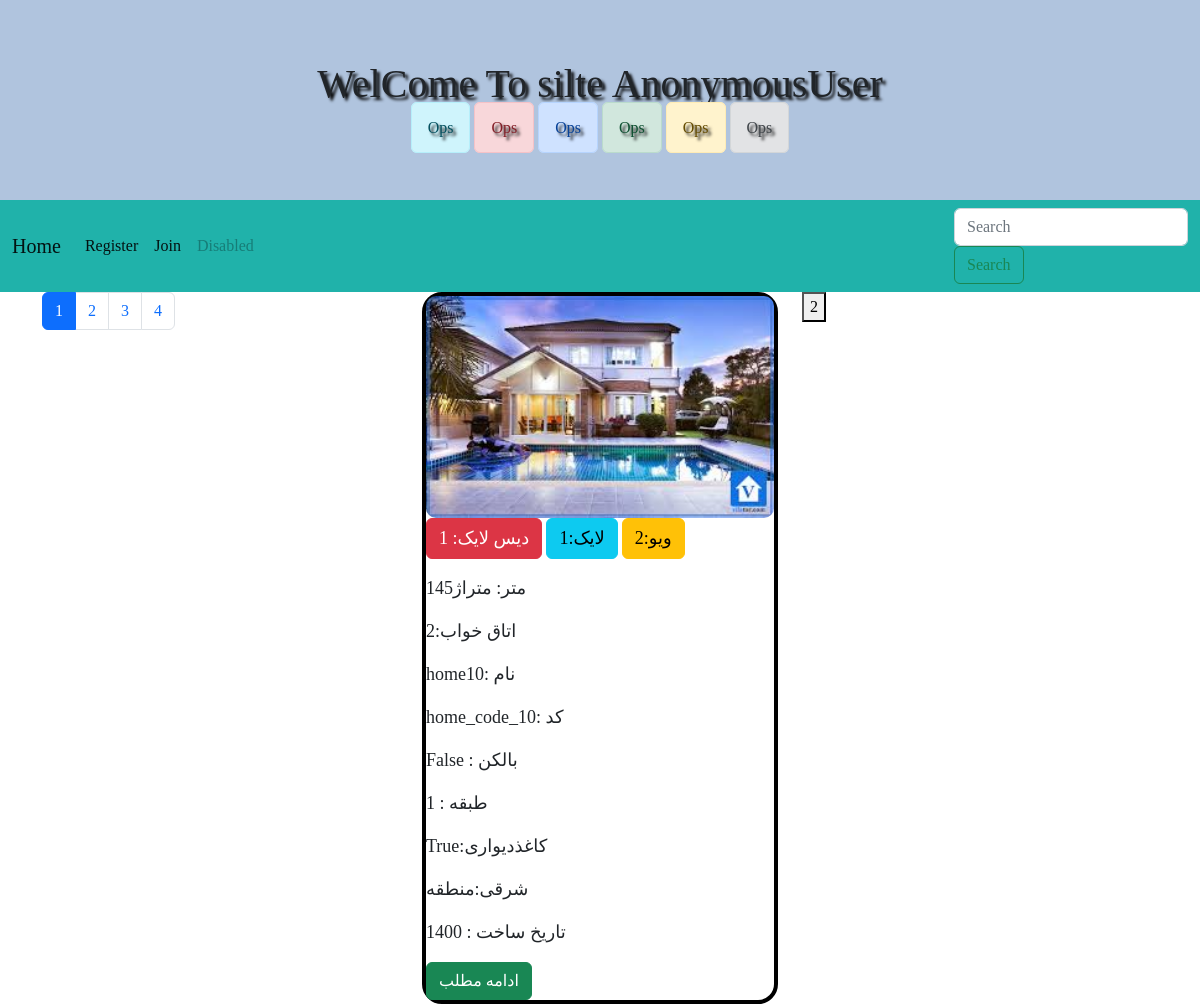
The page / on the database its author committed.
### website/models.py (models this page shows, shortened)
class kharid_khone_orginal(models.Model):
    finder_home = models.CharField(max_length=444,blank=True)
    home_code = models.CharField(max_length=444,blank=True)
    slug = models.SlugField(max_length=444,blank=True)
    like_post = models.ManyToManyField(User,blank=True,related_name='likeds')
    dislike_post = models.ManyToManyField(User,blank=True,related_name='dislikeds')
    viewed_post = models.ManyToManyField(User,blank=True,related_name='view_users')
    metrazh = models.CharField(max_length=444,blank=True)
    aks_asli_1 = models.ImageField(upload_to='image_home_org',blank=True)
    aks_asli_2 = models.ImageField(upload_to='image_home_org',blank=True)
    aks_asli_3 = models.ImageField(upload_to='image_home_org',blank=True)
    aks_dakhli_1  = models.ImageField(upload_to='image_home_shots',blank=True)
    aks_dakhli_2  = models.ImageField(upload_to='image_home_shots',blank=True)
    aks_dakhli_3  = models.ImageField(upload_to='image_home_shots',blank=True)
    aks_dakhli_4  = models.ImageField(upload_to='image_home_shots',blank=True)
    aks_dakhli_5  = models.ImageField(upload_to='image_home_shots',blank=True)
    aks_dakhli_6  = models.ImageField(upload_to='image_home_shots',blank=True)
    tedade_otag_khab = models.CharField(max_length=444,blank=True)
    kaf_seamick = models.BooleanField(blank=True)
    jens_kabint = models.CharField(max_length=444,blank=True)
    parking = models.BooleanField(blank=True)
    balkon = models.BooleanField(blank=True)
    estakhr = models.BooleanField(blank=True)
    adderss = models.CharField(max_length=444,blank=True)
    geymt = models.CharField(max_length=444,blank=True)
    vadie_rahn = models.CharField(max_length=444,blank=True)
    ejare = models.CharField(max_length=444,blank=True)
    tarikh_sakht = models.CharField(max_length=444,blank=True)
    tabaghe_chandom = models.CharField(max_length=444,blank=True)
    anbari = models.BooleanField(blank=True)
    coler = models.BooleanField(blank=True)
    shomine = models.BooleanField(blank=True)
    tedad_dasteshoyi = models.CharField(max_length=444,blank=True)
    tedad_hamam = models.CharField(max_length=444,blank=True)
    sanad_tak_barg = models.BooleanField(blank=True)
    shomare_telefon = models.CharField(max_length=444,blank=True)
    mantaghe_shargi_ya_gharbi = models.CharField(max_length=444,blank=True)
    kagaz_divary = models.BooleanField(blank=True)
    nama_romy = models.BooleanField(blank=True)
    dorbin = models.BooleanField(blank=True)
    tozihat = models.TextField(blank=True)
    ertefae_saghf = models.CharField(max_length=444,blank=True)
    def get_absolute_url(self):
        return reverse('website:go_to_post',args=[self.slug])
    class Meta:
        ordering = ['-id']

### website/views.py (the view)
# urls.py: 2. Add a URL to urlpatterns:  path('', views.home, name='home')
def home(request):
    object_model = kharid_khone_orginal.objects.all()
    pagina = Paginator(object_model,1)
    page = request.GET.get('page')
    orginals = pagina.get_page(page)
    atack = 'a' * orginals.paginator.num_pages
    return render(request,'website/home.html',{'orginals':orginals,'atack':atack})

### website/views.py (called while the page is built)
def maxi(request):
    return {
        'maxi': Profile_website_users.objects.all()
    }

### website/templates/website/home.html (shortened to what this page needs)
{% extends 'base.html' %}
{% block body1 %}
    <div class="container">
    <div class="row">
        <div class="col-sm-4">
<nav aria-label="Page navigation example">
  <ul class="pagination">
  {% for i in orginals.paginator.page_range %}
    {% if orginals.number == i %}
    <li class="page-item active"><a class="page-link" href="#">{{ i }}</a></li>
      {% elif i > orginals.number|add:'-4' and i < orginals.number|add:'4' %}
    <li class="page-item"><a class="page-link" href="?page={{ i }}">{{ i }}</a></li>
     {% endif %}
  {% endfor %}
  </ul>
</nav>
        </div>
        <div class="col-sm-4">
            {% for org in orginals %}
                <div class="mind_home">
                <img src="{{ org.aks_asli_1.url }}">
                 <p class="btn btn-danger">{{ org.dislike_post.all.count }} :دیس لایک </p>
                 <p class="btn btn-info">{{ org.like_post.all.count }}:لایک</p>
                 <p class="btn btn-warning">{{ org.viewed_post.all.count }}:ویو</p>
                 <p>{{ org.metrazh }}: متراژ </p>
                 <p>{{ org.tedade_otag_khab }}:اتاق خواب</p>
                 <p>{{ org.finder_home }}: نام</p>
                 <p>{{ org.home_code }}: کد </p>
                 <p>{{ org.balkon }} : بالکن</p>
                 <p>{{ org.tabaghe_chandom }} : طبقه </p>
                 <p>{{ org.kagaz_divary }}:کاغذدیواری</p>
                 <p>{{ org.mantaghe_shargi_ya_gharbi }}:منطقه</p>
                 <p>{{ org.tarikh_sakht }} : تاریخ ساخت </p>
                <a href="{{ org.get_absolute_url }}" class="btn btn-success">ادامه مطلب</a>
            {% endfor %}
            </div>
        </div>
        <div class="col-sm-4">
            <div class="boxing_tags">
                <form action="{% url 'website:searched_tags' %}" method="post">
                     <button type="submit" name="generays">2</button>
                </form>
            </div>
        </div>
    </div>
    </div>
{% endblock %}

### templates/base.html (style rules this page uses)
body { font-family: "Fira Code"; }
* { box-sizing: border-box; }

### website/templates/website/home.html (style rules this page uses)
.mind_home { border: 4px solid black; width: 100%; height: auto; border-radius: 20px; }
.mind_home img { width: 100%; border-radius: 10px; }
.mind_home p { font-size: 18px; }

### rows shown on the page
kharid_khone_orginal: aks_asli_1 (picture), dislike_post.all.count "1", like_post.all.count "1", viewed_post.all.count "2", metrazh "145متر", tedade_otag_khab "2", finder_home "home10", home_code "home_code_10", balkon "False", tabaghe_chandom "1", kagaz_divary "True", mantaghe_shargi_ya_gharbi "شرقی", tarikh_sakht "1400"

### other values the page prints
{{ user }} "AnonymousUser"
{{ i }} "1"
{{ i }} "2" "3" "4"
